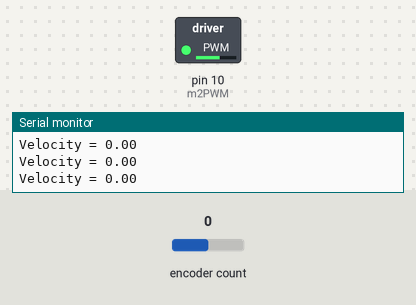
Simulated run of this sketch. Board: Arduino Uno, built with avr-gcc and run on an emulated ATmega328P. Shown: switched loads named in the sketch (green lamp = pin HIGH), the last lines printed to the serial monitor. The test bench sets the inputs (shaded band); at power-on: encoder count 0.

Above: at 1.2 s.
1.3 s: encoder count set to -1
At 1.7 s:
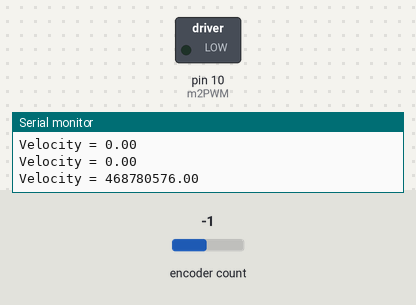
4.3 s: encoder count set to -2
At 8.0 s:
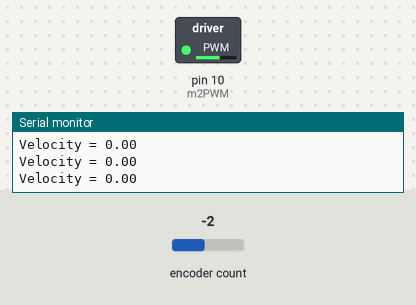
Timing chart, 0 to 9.5 s (numbered marks = the images above; inputs shaded):
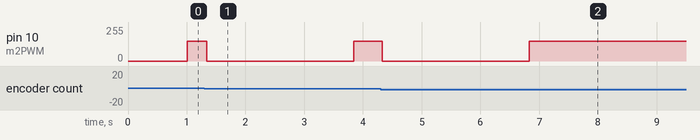

The sketch:

stepResponse.ino
```cpp
//Alec Richey and Braeden Lieberman

#include "DualMC33926MotorShield.h"
#include <Encoder.h>
DualMC33926MotorShield md;

#define m1Dir 7
#define m1PWM 9
#define m2Dir 8
#define m2PWM 10
#define encA 2
#define encB 3

Encoder rotary(2,3);

void setup() {
  Serial.begin(9600);
  md.init();
}

void loop() {
  rotary.write(0);             //reset encoder counts
  unsigned long timerOld = 0;  //variables initialized to 0 for initial conditions
  unsigned long timerNew = 0;
  unsigned long countOld = 0;
  unsigned long countNew = 0;
  float deltaTime = 0.0;
  float velocity = 0.0;
  int countsPerRad = 509;      //about 509 counts per 1 radian of revolution

  while(countOld <= 6400){     //turn wheel about 2 times, then reset everything
    unsigned long timer = millis();   //create timer and reference for 1ms sampling time
    unsigned long timerRef = timer;

    timerNew = millis();            //set timerNew to whatever time the program is at
    countNew = rotary.read();       //set countNew to however many counts the encoder has seen
    deltaTime = (timerNew - timerOld)/1000.0;   //put deltaTime into seconds

    if(timer < 1000) {        //step response.  Keep motor off until 1 second has passed
      motor(2,0);
    }
     else {
      motor(2,150);
    }

    if (deltaTime > 0){    //don't let velocity be calculated with a deltaTime = 0, don't want to divide by 0
       velocity = ((float)(countNew - countOld)/countsPerRad)/deltaTime;
    }
    else {
       velocity = 0.0;
    }

    Serial.print("Velocity = ");  //used to see what velocity is
    Serial.print(velocity);
    Serial.println();

    countOld = countNew;    //set "old" variables to what new ones equaled
    timerOld = timerNew;
    delay(timerRef + 1 - timer);  //sample at about 1ms

  }

  motor(2,0);  //send off command to motor

  delay(2500);  //delay 2.5 seconds, really get motor to stop

}

void motor (int m, int pwm) {  //input m = 1 for m1, m = 2 for m2, pwm between -255 and 255
  if(m == 1){
    if(pwm > 0){               //if pwm > 0, turn m1 forward direction at some speed
      digitalWrite(m1Dir,HIGH);
      analogWrite(m1PWM,pwm);
    }
    else if(pwm < 0){          //if pwm < 0, turn m1 reverse direction at some speed
      digitalWrite(m1Dir,LOW);
      analogWrite(m1PWM,pwm);
    }
    else if (pwm > 255){       //if pwm greater than maximum amount, just make it max
      digitalWrite(m1Dir,HIGH);
      analogWrite(m1PWM,255);
    }
    else if (pwm < -255){      //if pwm less than minimum amount, just make it min
      digitalWrite(m1Dir,LOW);
      analogWrite(m1PWM,-255);
    }
    else{
      analogWrite(m1PWM,0);    //if pwm = 0, turn m1 off
    }
  }                            //end motor m1
  if(m == 2){
    if(pwm > 0){               //if pwm > 0, turn m2 forward direction at some speed
      digitalWrite(m2Dir,HIGH);
      analogWrite(m2PWM,pwm);
    }
    else if(pwm < 0){         //if pwm < 0, turn m2 reverse direction at some speed
      digitalWrite(m2Dir,LOW);
      analogWrite(m2PWM,-pwm);
    }
    else if(pwm > 255){       //if pwm greater than maximum amount, just make it max
      digitalWrite(m2Dir,HIGH);
      analogWrite(m2PWM,255);
    }
    else if(pwm < -255){      //if pwm less than minimum amount, just make it min
      digitalWrite(m2Dir,LOW);
      analogWrite(m2PWM,-255);
    }
    else{                     //if pwm = 0, turn m2 off
      analogWrite(m2PWM,0);
    }//end motor m2
  }
}
```

Measured:
- after the input at 1.3 s, pin 10 (m2PWM): 150/255 → 0/255 at once, → 150/255 2.5 s later
- after the input at 4.3 s, pin 10 (m2PWM): 150/255 → 0/255 at once, → 150/255 2.5 s later
